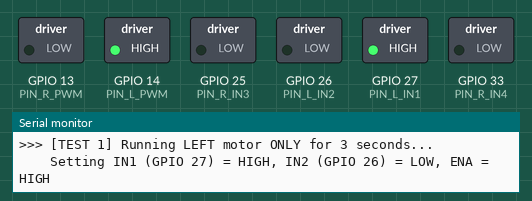
The sketch below on a simulated ESP32. Parts: switched loads named in the sketch (green lamp = pin HIGH), the last lines printed to the serial monitor.

Above: at 1.1 s.
At 10.1 s:
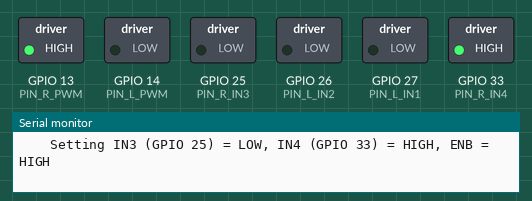
At 14.6 s:
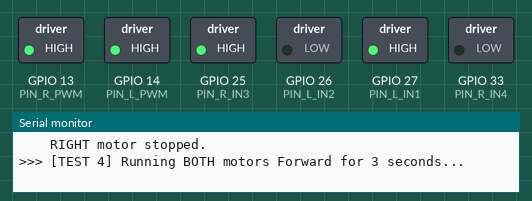
At 25.1 s:
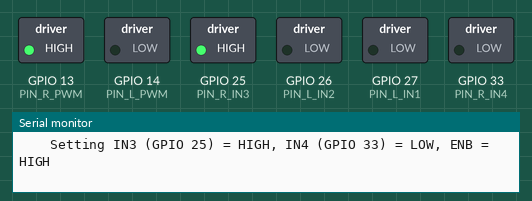
At 37.1 s:
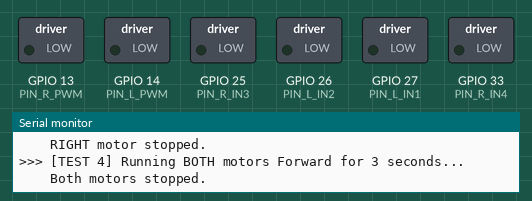
Timing chart, 0 to 38.6 s (numbered marks = the images above):
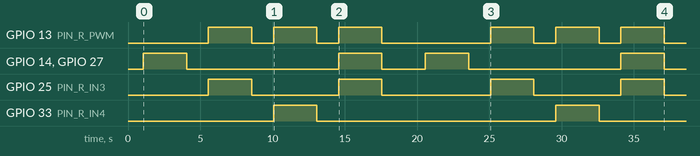

The sketch:

motor_test.ino
```cpp
/*
 * =====================================================================================
 *                       PALLETRON MOTOR HARDWARE DIAGNOSTIC TEST
 * =====================================================================================
 * Flash this sketch to your ESP32 to immediately diagnose which motor/pin is not working.
 * It tests Left and Right motors independently and prints diagnostic info to Serial Monitor.
 *
 * Open Serial Monitor at 115200 baud after uploading.
 * =====================================================================================
 */

#include <Arduino.h>

// --- PIN ASSIGNMENTS TO TEST ---
// Left Motor
#define PIN_L_IN1   27
#define PIN_L_IN2   26
#define PIN_L_PWM   14  // ENA (or leave 5V jumper on L298N)

// Right Motor (Primary candidate)
#define PIN_R_IN3   25
#define PIN_R_IN4   33  // If your wire is on 32 instead of 33, change this!
#define PIN_R_PWM   13  // ENB (or leave 5V jumper on L298N)

void stopAll() {
  digitalWrite(PIN_L_IN1, LOW);
  digitalWrite(PIN_L_IN2, LOW);
  digitalWrite(PIN_L_PWM, LOW);

  digitalWrite(PIN_R_IN3, LOW);
  digitalWrite(PIN_R_IN4, LOW);
  digitalWrite(PIN_R_PWM, LOW);
}

void setup() {
  Serial.begin(115200);
  delay(1000);

  Serial.println("\n==================================================");
  Serial.println("     PALLETRON MOTOR HARDWARE DIAGNOSTIC TEST     ");
  Serial.println("==================================================");
  Serial.printf("Configured Pins:\n");
  Serial.printf("  LEFT  Motor -> IN1: GPIO %d, IN2: GPIO %d, ENA: GPIO %d\n", PIN_L_IN1, PIN_L_IN2, PIN_L_PWM);
  Serial.printf("  RIGHT Motor -> IN3: GPIO %d, IN4: GPIO %d, ENB: GPIO %d\n", PIN_R_IN3, PIN_R_IN4, PIN_R_PWM);
  Serial.println("--------------------------------------------------");
  Serial.println("IMPORTANT L298N TIP:");
  Serial.println("If your L298N motor driver has black jumper caps on");
  Serial.println("ENA and ENB, leave them ON (tied to 5V). You only need");
  Serial.println("IN1, IN2, IN3, IN4 connected to the ESP32!");
  Serial.println("==================================================\n");

  pinMode(PIN_L_IN1, OUTPUT);
  pinMode(PIN_L_IN2, OUTPUT);
  pinMode(PIN_L_PWM, OUTPUT);

  pinMode(PIN_R_IN3, OUTPUT);
  pinMode(PIN_R_IN4, OUTPUT);
  pinMode(PIN_R_PWM, OUTPUT);

  // Set ENA and ENB HIGH (100% full digital power)
  digitalWrite(PIN_L_PWM, HIGH);
  digitalWrite(PIN_R_PWM, HIGH);

  stopAll();
}

void loop() {
  // TEST 1: LEFT MOTOR ONLY
  Serial.println("\n>>> [TEST 1] Running LEFT motor ONLY for 3 seconds...");
  Serial.printf("    Setting IN1 (GPIO %d) = HIGH, IN2 (GPIO %d) = LOW, ENA = HIGH\n", PIN_L_IN1, PIN_L_IN2);
  digitalWrite(PIN_L_PWM, HIGH);
  digitalWrite(PIN_L_IN1, HIGH);
  digitalWrite(PIN_L_IN2, LOW);
  delay(3000);
  stopAll();
  Serial.println("    LEFT motor stopped.");
  delay(1500);

  // TEST 2: RIGHT MOTOR ONLY (FORWARD DIRECTION)
  Serial.println("\n>>> [TEST 2] Running RIGHT motor ONLY (Forward) for 3 seconds...");
  Serial.printf("    Setting IN3 (GPIO %d) = HIGH, IN4 (GPIO %d) = LOW, ENB = HIGH\n", PIN_R_IN3, PIN_R_IN4);
  digitalWrite(PIN_R_PWM, HIGH);
  digitalWrite(PIN_R_IN3, HIGH);
  digitalWrite(PIN_R_IN4, LOW);
  delay(3000);
  stopAll();
  Serial.println("    RIGHT motor stopped.");
  delay(1500);

  // TEST 3: RIGHT MOTOR ONLY (REVERSE DIRECTION)
  Serial.println("\n>>> [TEST 3] Running RIGHT motor ONLY (Reverse) for 3 seconds...");
  Serial.printf("    Setting IN3 (GPIO %d) = LOW, IN4 (GPIO %d) = HIGH, ENB = HIGH\n", PIN_R_IN3, PIN_R_IN4);
  digitalWrite(PIN_R_PWM, HIGH);
  digitalWrite(PIN_R_IN3, LOW);
  digitalWrite(PIN_R_IN4, HIGH);
  delay(3000);
  stopAll();
  Serial.println("    RIGHT motor stopped.");
  delay(1500);

  // TEST 4: BOTH MOTORS FORWARD TOGETHER
  Serial.println("\n>>> [TEST 4] Running BOTH motors Forward for 3 seconds...");
  digitalWrite(PIN_L_PWM, HIGH);
  digitalWrite(PIN_R_PWM, HIGH);
  digitalWrite(PIN_L_IN1, HIGH);
  digitalWrite(PIN_L_IN2, LOW);
  digitalWrite(PIN_R_IN3, HIGH);
  digitalWrite(PIN_R_IN4, LOW);
  delay(3000);
  stopAll();
  Serial.println("    Both motors stopped.");
  delay(3000);
}
```

Measured:
- by itself, GPIO 13 (PIN_R_PWM): LOW → HIGH at 5.6 s, → LOW 3.0 s later, → HIGH 1.5 s later, → LOW 3.0 s later, … (12 changes in this stretch)
- by itself, GPIO 25 (PIN_R_IN3): LOW → HIGH at 5.6 s, → LOW 3.0 s later, → HIGH 6.0 s later, → LOW 3.0 s later, … (8 changes in this stretch)
- by itself, GPIO 33 (PIN_R_IN4): alternates HIGH for 3.0 s and LOW for 16.5 s
- by itself, GPIO 14 (PIN_L_PWM), GPIO 27 (PIN_L_IN1): LOW → HIGH at 1.1 s, → LOW 3.0 s later, → HIGH 10.5 s later, → LOW 3.0 s later, … (8 changes in this stretch)
